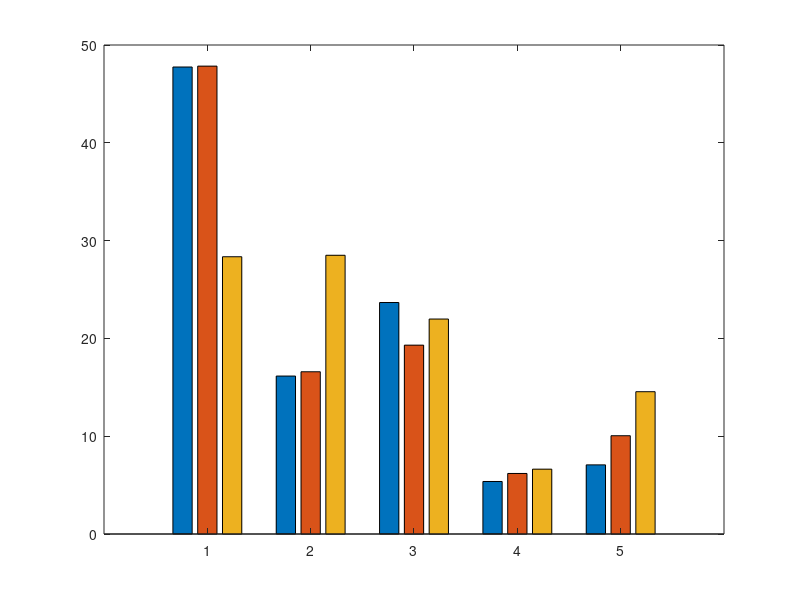

Recreate this plot in MATLAB.
edges = 1:5;

% Colonie
data1 = [47.75, 16.15, 23.67, 5.37, 7.07];
% NR
data2 = [47.84, 16.59, 19.31, 6.19, 10.05];
% Utica
data3 = [28.35, 28.5, 21.98, 6.63, 14.55];

figure
bar(edges,[data1; data2; data3]')